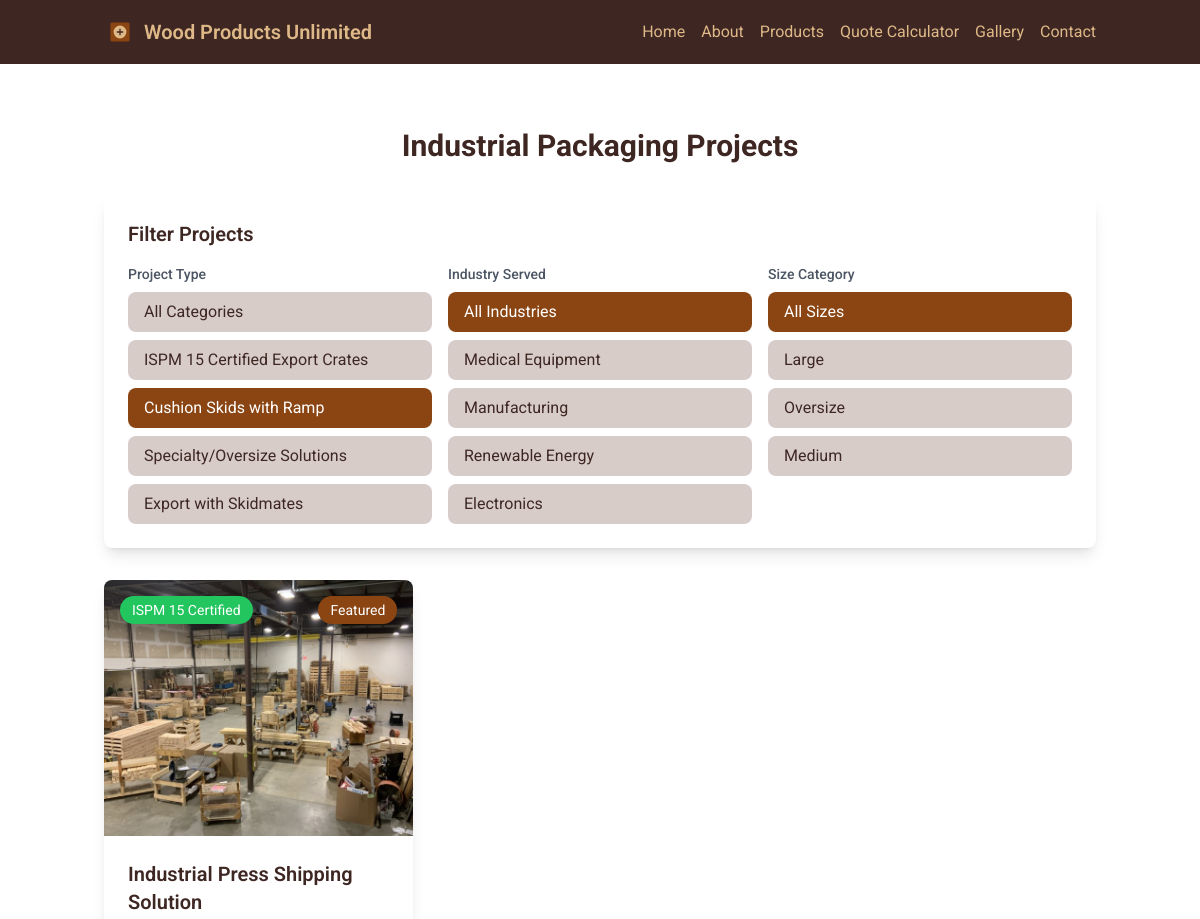
The page /gallery?category=Cushion+Skids+with+Ramp (upper part) on the database as committed earlier.
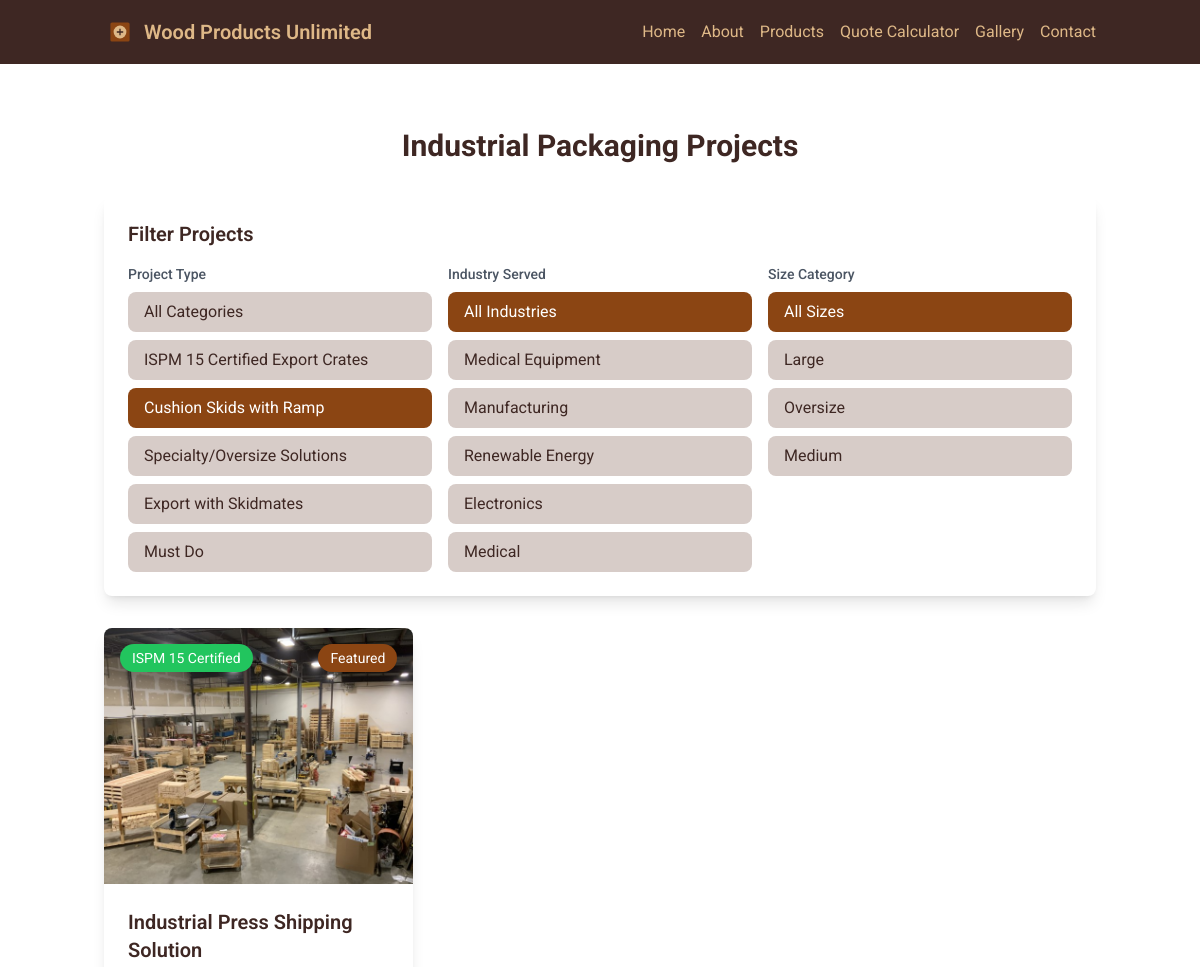
The same page on the database as committed later.
### models.py (models this page shows)
class GalleryProject(db.Model):
    id = db.Column(db.Integer, primary_key=True)
    title = db.Column(db.String(100), nullable=False)
    description = db.Column(db.Text, nullable=False)
    image_url = db.Column(db.String(200), nullable=False)
    completion_date = db.Column(db.Date, nullable=False)
    completion_time = db.Column(db.Integer)  # In days
    client = db.Column(db.String(100))
    category = db.Column(db.String(50), nullable=False)
    industry_served = db.Column(db.String(50))
    size_category = db.Column(db.String(50))  # Small, Medium, Large, Oversize
    weight_capacity = db.Column(db.String(50))  # Weight capacity specification
    ispm_compliant = db.Column(db.Boolean, default=False)  # International shipping compliance
    special_features = db.Column(db.Text)  # JSON string of special features
    is_featured = db.Column(db.Boolean, default=False)
    created_at = db.Column(db.DateTime, default=datetime.utcnow)

### routes.py (the view)
@app.route('/gallery')
def gallery():
    category = request.args.get('category')
    industry = request.args.get('industry')
    size = request.args.get('size')
    query = GalleryProject.query
    if category:
        query = query.filter_by(category=category)
    if industry:
        query = query.filter_by(industry_served=industry)
    if size:
        query = query.filter_by(size_category=size)
    projects = query.order_by(GalleryProject.completion_date.desc()).all()
    categories = db.session.query(GalleryProject.category).distinct()
    industries = db.session.query(GalleryProject.industry_served).distinct()
    sizes = db.session.query(GalleryProject.size_category).distinct()
    return render_template('gallery.html',
                           projects=projects,
                           categories=categories,
                           industries=industries,
                           sizes=sizes,
                           selected_category=category,
                           selected_industry=industry,
                           selected_size=size)

### routes.py (called while the page is built)
@app.template_filter('parse_json')
def parse_json_filter(value):
    try:
        return json.loads(value)
    except:
        return {}

@app.context_processor
def utility_processor():
    def get_categories():
        return db.session.query(Product.category).distinct()
    return dict(get_categories=get_categories)

### templates/gallery.html (shortened to what the changed rows need)
{% extends "base.html" %}
{% block content %}
<div class="container mx-auto px-4 py-16">
    <h1 class="text-3xl font-bold text-center mb-8">Industrial Packaging Projects</h1>
    <div class="bg-white rounded-lg shadow-lg p-6 mb-8">
        <h2 class="text-xl font-semibold mb-4">Filter Projects</h2>
        <div class="grid grid-cols-1 md:grid-cols-3 gap-4">
            <div>
                <div class="space-y-2">
                    <a href="{{ url_for('gallery', industry=selected_industry, size=selected_size) }}"
                       class="block px-4 py-2 rounded-lg {% if not selected_category %}bg-wood-brown text-white{% else %}bg-wood-accent hover:bg-wood-brown hover:text-white{% endif %} transition duration-300">
                        All Categories
                    </a>
                    {% for category in categories %}
                    <a href="{{ url_for('gallery', category=category[0], industry=selected_industry, size=selected_size) }}"
                       class="block px-4 py-2 rounded-lg {% if selected_category == category[0] %}bg-wood-brown text-white{% else %}bg-wood-accent hover:bg-wood-brown hover:text-white{% endif %} transition duration-300">
                        {{ category[0] }}
                    </a>
                    {% endfor %}
                </div>
            </div>
            <div>
                <div class="space-y-2">
                    <a href="{{ url_for('gallery', category=selected_category, size=selected_size) }}"
                       class="block px-4 py-2 rounded-lg {% if not selected_industry %}bg-wood-brown text-white{% else %}bg-wood-accent hover:bg-wood-brown hover:text-white{% endif %} transition duration-300">
                        All Industries
                    </a>
                    {% for industry in industries %}
                    {% if industry[0] %}
                    <a href="{{ url_for('gallery', category=selected_category, industry=industry[0], size=selected_size) }}"
                       class="block px-4 py-2 rounded-lg {% if selected_industry == industry[0] %}bg-wood-brown text-white{% else %}bg-wood-accent hover:bg-wood-brown hover:text-white{% endif %} transition duration-300">
                        {{ industry[0] }}
                    </a>
                    {% endif %}
                    {% endfor %}
                </div>
            </div>
            <div>
                <div class="space-y-2">
                    <a href="{{ url_for('gallery', category=selected_category, industry=selected_industry) }}"
                       class="block px-4 py-2 rounded-lg {% if not selected_size %}bg-wood-brown text-white{% else %}bg-wood-accent hover:bg-wood-brown hover:text-white{% endif %} transition duration-300">
                        All Sizes
                    </a>
                    {% for size in sizes %}
                    {% if size[0] %}
                    <a href="{{ url_for('gallery', category=selected_category, industry=selected_industry, size=size[0]) }}"
                       class="block px-4 py-2 rounded-lg {% if selected_size == size[0] %}bg-wood-brown text-white{% else %}bg-wood-accent hover:bg-wood-brown hover:text-white{% endif %} transition duration-300">
                        {{ size[0] }}
                    </a>
                    {% endif %}
                    {% endfor %}
                </div>
            </div>
        </div>
    </div>
    <div class="grid grid-cols-1 md:grid-cols-2 lg:grid-cols-3 gap-8">
        {% for project in projects %}
        <div class="bg-white rounded-lg shadow-lg overflow-hidden transform hover:-translate-y-1 transition duration-300">
            <div class="relative">
                <img src="{{ project.image_url }}" alt="{{ project.title }}" class="w-full h-64 object-cover">
                {% if project.is_featured %}
                <span class="absolute top-4 right-4 bg-wood-brown text-white px-3 py-1 rounded-full text-sm">Featured</span>
                {% endif %}
                {% if project.ispm_compliant %}
                <span class="absolute top-4 left-4 bg-green-500 text-white px-3 py-1 rounded-full text-sm">ISPM 15 Certified</span>
                {% endif %}
            </div>
            <div class="p-6">
                <h3 class="text-xl font-semibold mb-2">{{ project.title }}</h3>
            </div>
        </div>
        {% endfor %}
    </div>
</div>
{% endblock %}

Rows that differ between the two databases and show on the page:
added GalleryProject: category "Must Do", industry_served "Medical"
